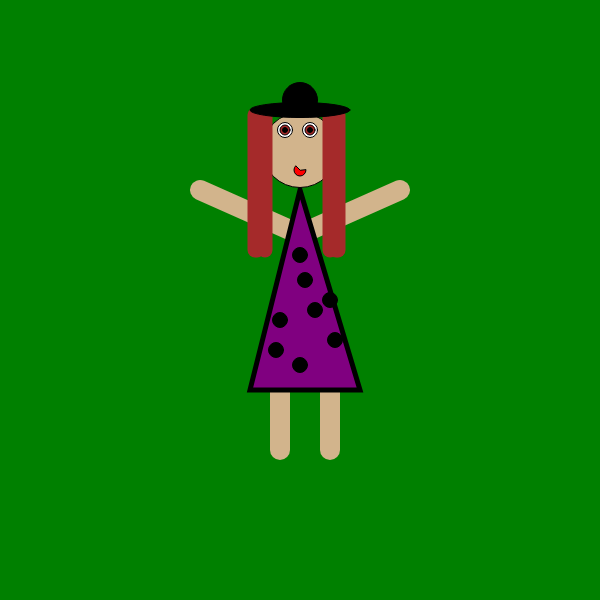
Frame 1 (no input)
Frame 60 (no input): identical to frame 1, image omitted
Frame 120 (the mouse pressed at the canvas centre since frame 60): identical to frame 1, image omitted

The p5.js sketch that drew this single still picture (run headless with seeded random() and noise() and a simulated clock; from frame 60 on, the mouse is pressed at the canvas centre):

// p5.js sketch
// ── sketch.js
function setup() {
    // create a canvas to draw my portrait on
    createCanvas( 600, 600 );
}

function draw() {
    // set the background color
    background( 'green' );

    // *****************************************************
    // create a sandbox for the entire character
    push();

    // ** ARMS **********************************
    //left arm

    push();
    stroke('tan');
    strokeWeight(20);
    line(290,230,200,190);
    pop();
    //right arm
    push();
    stroke('tan');
    strokeWeight(20);
    line(400,190,310,230);

    pop();
    // **END ARMS**

    /* ***************************** */
    /* LEGS */
    /* ***************************** */

    //right leg

    push();
    stroke('tan');
    strokeWeight(20);
    line(330,390,330,450);
    pop();

  //left leg
    push();
    stroke('tan');
    strokeWeight(20);
    line(280,390,280,450);
    pop();


    // ** BODY **********************************
    push();
    stroke('black');
    strokeWeight(5);
    fill('purple');
    triangle(300, 190, 250, 390, 360, 390);


    // body is a purple triangle with a black border

    pop();

    // polka dots for dress


    push();
    fill('black');
    ellipse(280, 320, 15, 15);
    ellipse(276, 350, 15, 15);
    ellipse(300, 365, 15, 15);
    ellipse(305, 280, 15, 15);
    ellipse(315, 310, 15, 15);
    ellipse(330, 300, 15, 15);
    ellipse(335, 340, 15, 15);
    ellipse(300, 255, 15, 15);

    pop();
    // **END BODY**


  // ** HEAD **********************************
    push();

    fill('tan');
    ellipse(300, 150, 75, 75);
    pop();

    //Hair

    push();
    stroke('brown');
    strokeWeight(15);
    line(255,115,255,250);
    line(338,115,338,250);
    line(257,115,257,250);
    line(336,115,336,250);
    line(265,115,265,250);
    line(330,115,330,250);

    pop();

    //HAT
    push();

    fill('black');
    stroke('black');
    ellipse(300, 110, 100, 15);
    ellipse(300,100,35,35);
    pop();

    // **MOUTH**
    push();
    fill('red');
    arc(300, 170, 12, 12, 0, PI + QUARTER_PI, PIE);

    pop();
    // **END MOUTH**

    // **EYES**

    push();

    ellipse(285, 130, 15, 15);
    ellipse(310, 130, 15, 15);
    fill('brown');
    ellipse(285, 130, 10, 10);
    ellipse(310, 130, 10, 10);
    fill('black');
    ellipse(285, 130, 5, 5);
    ellipse(310, 130, 5, 5);

    pop();
    // **END EYES**

    pop();
    // **END HEAD**

    // ** END CHARACTER SANDBOX *******************
    pop();
}
